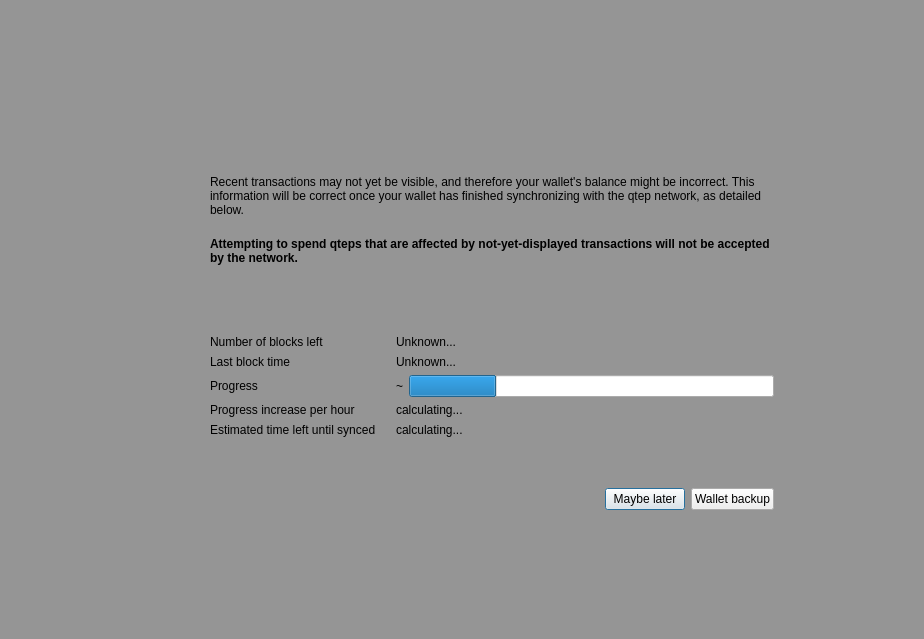
<?xml version="1.0" encoding="UTF-8"?>
<ui version="4.0">
 <class>ModalOverlay</class>
 <widget class="QWidget" name="ModalOverlay">
  <property name="geometry">
   <rect>
    <x>0</x>
    <y>0</y>
    <width>924</width>
    <height>639</height>
   </rect>
  </property>
  <property name="windowTitle">
   <string>Form</string>
  </property>
  <layout class="QVBoxLayout" name="verticalLayout" stretch="0">
   <property name="sizeConstraint">
    <enum>QLayout::SetDefaultConstraint</enum>
   </property>
   <property name="leftMargin">
    <number>0</number>
   </property>
   <property name="topMargin">
    <number>0</number>
   </property>
   <property name="rightMargin">
    <number>0</number>
   </property>
   <property name="bottomMargin">
    <number>0</number>
   </property>
   <item>
    <widget class="QWidget" name="bgWidget" native="true">
     <property name="styleSheet">
      <string notr="true">#bgWidget { background: rgba(0,0,0,96); }</string>
     </property>
     <layout class="QVBoxLayout" name="verticalLayoutMain" stretch="0">
      <property name="leftMargin">
       <number>120</number>
      </property>
      <property name="topMargin">
       <number>120</number>
      </property>
      <property name="rightMargin">
       <number>120</number>
      </property>
      <property name="bottomMargin">
       <number>120</number>
      </property>
      <item>
       <widget class="QWidget" name="contentWidget" native="true">
        <layout class="QVBoxLayout" name="verticalLayout_3" stretch="1,0">
         <property name="spacing">
          <number>0</number>
         </property>
         <property name="leftMargin">
          <number>0</number>
         </property>
         <property name="topMargin">
          <number>0</number>
         </property>
         <property name="rightMargin">
          <number>0</number>
         </property>
         <property name="bottomMargin">
          <number>0</number>
         </property>
         <item>
          <widget class="QStackedWidget" name="stackedWidget">
           <property name="currentIndex">
            <number>0</number>
           </property>
           <widget class="QWidget" name="page">
            <layout class="QVBoxLayout" name="verticalLayout_2">
             <property name="spacing">
              <number>0</number>
             </property>
             <property name="leftMargin">
              <number>30</number>
             </property>
             <property name="topMargin">
              <number>10</number>
             </property>
             <property name="rightMargin">
              <number>30</number>
             </property>
             <property name="bottomMargin">
              <number>10</number>
             </property>
             <item>
              <spacer name="verticalSpacer_3">
               <property name="orientation">
                <enum>Qt::Vertical</enum>
               </property>
               <property name="sizeType">
                <enum>QSizePolicy::Expanding</enum>
               </property>
               <property name="sizeHint" stdset="0">
                <size>
                 <width>20</width>
                 <height>40</height>
                </size>
               </property>
              </spacer>
             </item>
             <item>
              <layout class="QHBoxLayout" name="horizontalLayoutIconText" stretch="0,1">
               <property name="spacing">
                <number>20</number>
               </property>
               <property name="topMargin">
                <number>20</number>
               </property>
               <item>
                <layout class="QVBoxLayout" name="verticalLayoutIcon">
                 <item>
                  <widget class="QPushButton" name="warningIcon">
                   <property name="enabled">
                    <bool>false</bool>
                   </property>
                   <property name="text">
                    <string/>
                   </property>
                   <property name="iconSize">
                    <size>
                     <width>48</width>
                     <height>48</height>
                    </size>
                   </property>
                   <property name="flat">
                    <bool>true</bool>
                   </property>
                  </widget>
                 </item>
                 <item>
                  <spacer name="verticalSpacerWarningIcon">
                   <property name="orientation">
                    <enum>Qt::Vertical</enum>
                   </property>
                   <property name="sizeHint" stdset="0">
                    <size>
                     <width>20</width>
                     <height>40</height>
                    </size>
                   </property>
                  </spacer>
                 </item>
                </layout>
               </item>
               <item>
                <layout class="QVBoxLayout" name="verticalLayoutInfoText">
                 <property name="leftMargin">
                  <number>0</number>
                 </property>
                 <property name="topMargin">
                  <number>0</number>
                 </property>
                 <item>
                  <widget class="QLabel" name="infoText">
                   <property name="text">
                    <string>Recent transactions may not yet be visible, and therefore your wallet's balance might be incorrect. This information will be correct once your wallet has finished synchronizing with the qtep network, as detailed below.</string>
                   </property>
                   <property name="textFormat">
                    <enum>Qt::RichText</enum>
                   </property>
                   <property name="wordWrap">
                    <bool>true</bool>
                   </property>
                  </widget>
                 </item>
                 <item>
                  <widget class="QLabel" name="infoTextStrong">
                   <property name="font">
                    <font>
                     <weight>75</weight>
                     <bold>true</bold>
                    </font>
                   </property>
                   <property name="text">
                    <string>Attempting to spend qteps that are affected by not-yet-displayed transactions will not be accepted by the network.</string>
                   </property>
                   <property name="textFormat">
                    <enum>Qt::RichText</enum>
                   </property>
                   <property name="wordWrap">
                    <bool>true</bool>
                   </property>
                  </widget>
                 </item>
                 <item>
                  <spacer name="verticalSpacerInTextSpace">
                   <property name="orientation">
                    <enum>Qt::Vertical</enum>
                   </property>
                   <property name="sizeHint" stdset="0">
                    <size>
                     <width>20</width>
                     <height>40</height>
                    </size>
                   </property>
                  </spacer>
                 </item>
                 <item>
                  <layout class="QFormLayout" name="formLayout">
                   <property name="fieldGrowthPolicy">
                    <enum>QFormLayout::ExpandingFieldsGrow</enum>
                   </property>
                   <property name="horizontalSpacing">
                    <number>20</number>
                   </property>
                   <property name="verticalSpacing">
                    <number>6</number>
                   </property>
                   <property name="topMargin">
                    <number>10</number>
                   </property>
                   <item row="0" column="0">
                    <widget class="QLabel" name="labelNumberOfBlocksLeft">
                     <property name="font">
                      <font>
                       <weight>50</weight>
                       <bold>false</bold>
                      </font>
                     </property>
                     <property name="text">
                      <string>Number of blocks left</string>
                     </property>
                    </widget>
                   </item>
                   <item row="0" column="1">
                    <widget class="QLabel" name="numberOfBlocksLeft">
                     <property name="sizePolicy">
                      <sizepolicy hsizetype="Expanding" vsizetype="Preferred">
                       <horstretch>0</horstretch>
                       <verstretch>0</verstretch>
                      </sizepolicy>
                     </property>
                     <property name="text">
                      <string>Unknown...</string>
                     </property>
                    </widget>
                   </item>
                   <item row="1" column="0">
                    <widget class="QLabel" name="labelLastBlockTime">
                     <property name="font">
                      <font>
                       <weight>50</weight>
                       <bold>false</bold>
                      </font>
                     </property>
                     <property name="text">
                      <string>Last block time</string>
                     </property>
                    </widget>
                   </item>
                   <item row="1" column="1">
                    <widget class="QLabel" name="newestBlockDate">
                     <property name="sizePolicy">
                      <sizepolicy hsizetype="Expanding" vsizetype="Preferred">
                       <horstretch>0</horstretch>
                       <verstretch>0</verstretch>
                      </sizepolicy>
                     </property>
                     <property name="text">
                      <string>Unknown...</string>
                     </property>
                    </widget>
                   </item>
                   <item row="2" column="0">
                    <widget class="QLabel" name="labelSyncDone">
                     <property name="font">
                      <font>
                       <weight>50</weight>
                       <bold>false</bold>
                      </font>
                     </property>
                     <property name="text">
                      <string>Progress</string>
                     </property>
                    </widget>
                   </item>
                   <item row="2" column="1">
                    <layout class="QHBoxLayout" name="horizontalLayoutSync" stretch="0,1">
                     <property name="spacing">
                      <number>6</number>
                     </property>
                     <item>
                      <widget class="QLabel" name="percentageProgress">
                       <property name="text">
                        <string notr="true">~</string>
                       </property>
                      </widget>
                     </item>
                     <item>
                      <widget class="QProgressBar" name="progressBar">
                       <property name="value">
                        <number>24</number>
                       </property>
                       <property name="format">
                        <string/>
                       </property>
                      </widget>
                     </item>
                    </layout>
                   </item>
                   <item row="4" column="0">
                    <widget class="QLabel" name="labelProgressIncrease">
                     <property name="font">
                      <font>
                       <weight>50</weight>
                       <bold>false</bold>
                      </font>
                     </property>
                     <property name="text">
                      <string>Progress increase per hour</string>
                     </property>
                    </widget>
                   </item>
                   <item row="4" column="1">
                    <widget class="QLabel" name="progressIncreasePerH">
                     <property name="sizePolicy">
                      <sizepolicy hsizetype="Expanding" vsizetype="Preferred">
                       <horstretch>0</horstretch>
                       <verstretch>0</verstretch>
                      </sizepolicy>
                     </property>
                     <property name="text">
                      <string>calculating...</string>
                     </property>
                    </widget>
                   </item>
                   <item row="5" column="0">
                    <widget class="QLabel" name="labelEstimatedTimeLeft">
                     <property name="font">
                      <font>
                       <weight>50</weight>
                       <bold>false</bold>
                      </font>
                     </property>
                     <property name="text">
                      <string>Estimated time left until synced</string>
                     </property>
                    </widget>
                   </item>
                   <item row="5" column="1">
                    <widget class="QLabel" name="expectedTimeLeft">
                     <property name="sizePolicy">
                      <sizepolicy hsizetype="Expanding" vsizetype="Preferred">
                       <horstretch>0</horstretch>
                       <verstretch>0</verstretch>
                      </sizepolicy>
                     </property>
                     <property name="text">
                      <string>calculating...</string>
                     </property>
                    </widget>
                   </item>
                  </layout>
                 </item>
                </layout>
               </item>
              </layout>
             </item>
             <item>
              <spacer name="verticalSpacer_4">
               <property name="orientation">
                <enum>Qt::Vertical</enum>
               </property>
               <property name="sizeHint" stdset="0">
                <size>
                 <width>20</width>
                 <height>40</height>
                </size>
               </property>
              </spacer>
             </item>
            </layout>
           </widget>
           <widget class="QWidget" name="page_2">
            <layout class="QVBoxLayout" name="verticalLayout_4">
             <property name="spacing">
              <number>15</number>
             </property>
             <property name="leftMargin">
              <number>30</number>
             </property>
             <property name="topMargin">
              <number>0</number>
             </property>
             <property name="rightMargin">
              <number>30</number>
             </property>
             <property name="bottomMargin">
              <number>0</number>
             </property>
             <item>
              <spacer name="verticalSpacer_2">
               <property name="orientation">
                <enum>Qt::Vertical</enum>
               </property>
               <property name="sizeHint" stdset="0">
                <size>
                 <width>20</width>
                 <height>40</height>
                </size>
               </property>
              </spacer>
             </item>
             <item>
              <layout class="QGridLayout" name="gridLayout">
               <item row="0" column="1">
                <widget class="QLabel" name="labelNote">
                 <property name="layoutDirection">
                  <enum>Qt::LeftToRight</enum>
                 </property>
                 <property name="text">
                  <string>Wallet backup prompt</string>
                 </property>
                 <property name="alignment">
                  <set>Qt::AlignLeading|Qt::AlignLeft|Qt::AlignVCenter</set>
                 </property>
                </widget>
               </item>
               <item row="1" column="1">
                <widget class="QLabel" name="labelMessage">
                 <property name="text">
                  <string>Please backup your wallet as soon as possible.
Please make sure to keep an updated antivirus and operating system. We can not recover Your funds if you visit phishing site or lose your backup. Please make sure to keep backups of your private keys or files. We do not store your private keys on this wallet. And you as a user, are entirely responsible for your funds and your own security.</string>
                 </property>
                 <property name="alignment">
                  <set>Qt::AlignLeading|Qt::AlignLeft|Qt::AlignVCenter</set>
                 </property>
                 <property name="wordWrap">
                  <bool>true</bool>
                 </property>
                </widget>
               </item>
               <item row="0" column="0">
                <widget class="QPushButton" name="warningIconBackup">
                 <property name="enabled">
                  <bool>false</bool>
                 </property>
                 <property name="sizePolicy">
                  <sizepolicy hsizetype="Fixed" vsizetype="Fixed">
                   <horstretch>0</horstretch>
                   <verstretch>0</verstretch>
                  </sizepolicy>
                 </property>
                 <property name="minimumSize">
                  <size>
                   <width>30</width>
                   <height>30</height>
                  </size>
                 </property>
                 <property name="maximumSize">
                  <size>
                   <width>30</width>
                   <height>30</height>
                  </size>
                 </property>
                 <property name="text">
                  <string/>
                 </property>
                 <property name="iconSize">
                  <size>
                   <width>30</width>
                   <height>30</height>
                  </size>
                 </property>
                 <property name="flat">
                  <bool>true</bool>
                 </property>
                </widget>
               </item>
               <item row="1" column="0">
                <spacer name="horizontalSpacer_2">
                 <property name="orientation">
                  <enum>Qt::Horizontal</enum>
                 </property>
                 <property name="sizeType">
                  <enum>QSizePolicy::Fixed</enum>
                 </property>
                 <property name="sizeHint" stdset="0">
                  <size>
                   <width>30</width>
                   <height>20</height>
                  </size>
                 </property>
                </spacer>
               </item>
              </layout>
             </item>
             <item>
              <spacer name="verticalSpacer">
               <property name="orientation">
                <enum>Qt::Vertical</enum>
               </property>
               <property name="sizeType">
                <enum>QSizePolicy::Expanding</enum>
               </property>
               <property name="sizeHint" stdset="0">
                <size>
                 <width>20</width>
                 <height>40</height>
                </size>
               </property>
              </spacer>
             </item>
            </layout>
           </widget>
          </widget>
         </item>
         <item>
          <widget class="QWidget" name="buttonsContainerWhite" native="true">
           <layout class="QHBoxLayout" name="horizontalLayout">
            <property name="leftMargin">
             <number>30</number>
            </property>
            <property name="topMargin">
             <number>15</number>
            </property>
            <property name="rightMargin">
             <number>30</number>
            </property>
            <item>
             <spacer name="horizontalSpacer">
              <property name="orientation">
               <enum>Qt::Horizontal</enum>
              </property>
              <property name="sizeHint" stdset="0">
               <size>
                <width>40</width>
                <height>20</height>
               </size>
              </property>
             </spacer>
            </item>
            <item>
             <widget class="QPushButton" name="closeButton">
              <property name="focusPolicy">
               <enum>Qt::StrongFocus</enum>
              </property>
              <property name="text">
               <string>Maybe later</string>
              </property>
              <property name="shortcut">
               <string>Esc</string>
              </property>
              <property name="default">
               <bool>true</bool>
              </property>
             </widget>
            </item>
            <item>
             <widget class="QPushButton" name="walletBackupButton">
              <property name="text">
               <string>Wallet backup</string>
              </property>
             </widget>
            </item>
           </layout>
          </widget>
         </item>
        </layout>
       </widget>
      </item>
     </layout>
    </widget>
   </item>
  </layout>
 </widget>
 <resources/>
 <connections/>
</ui>
